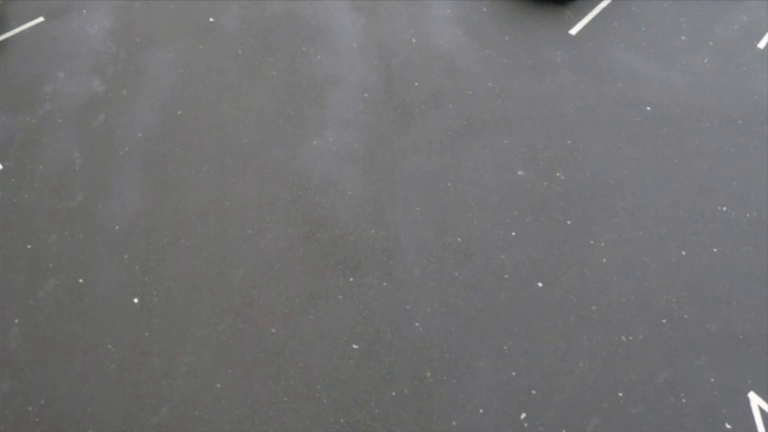
#> input picture frame 37 of Computer_Vision-Video-Motion-Tracking/Tracking_and_Transformers/Master_Traffic_Intelligence_System/traffic_video.mp4, 768 x 432 px, given in place of walking.mp4, which was not available
$ python 02_sparse_optical_flow.py
#> lines starting #> are read from the running program, lines starting #| are printed output that depends on the picture; pictures that were not available may be replaced by others from this repository, and a replacement may not be noted
"""
==========================================================================
TITLE: Lucas-Kanade Optical Flow (Motion Tracking)
GOAL: Detect and track specific points moving across video frames.
APPLICATIONS: Object tracking, Video stabilization, and Gesture recognition.
==========================================================================
"""

# STEP 1: IMPORT LIBRARIES
import cv2
import numpy as np

# -------------------------------------------------------------------------
# LOAD VIDEO SOURCE (WEBCAM OR FILE)
# - To use your LIVE WEBCAM: Set 'video_source = 0'
# - To use a VIDEO FILE: Set 'video_source = "path/to/your/video.mp4"'
# -------------------------------------------------------------------------
video_source = "../walking.mp4"
cap = cv2.VideoCapture(video_source)

# STEP 2: SET FEATURE DETECTION PARAMETERS (Shi-Tomasi Corner Detector)
# maxCorners: Max points to track, qualityLevel: Detection threshold,
# minDistance: Space between points, blockSize: Search area size.
feature_params = dict(maxCorners=100, qualityLevel=0.3, minDistance=10, blockSize=7)

# STEP 3: SET LUCAS-KANADE TRACKING PARAMETERS
# winSize: Search window size, maxLevel: Image pyramids (to catch fast motion),
# criteria: When to stop calculation (after 10 iterations or 0.03 accuracy).
lk_params = dict(winSize=(15, 15), maxLevel=2,
                 criteria=(cv2.TERM_CRITERIA_EPS | cv2.TERM_CRITERIA_COUNT, 10, 0.03))

# STEP 4: INITIALIZE TRACKING
# Capture the first frame and convert to grayscale
ret, old_frame = cap.read()
#> old_frame is the input picture: shape (432, 768, 3); mean B, G, R 114.8, 113.7, 114
old_gray = cv2.cvtColor(old_frame, cv2.COLOR_BGR2GRAY)

# Find the best initial points (corners) to track in the first frame
p0 = cv2.goodFeaturesToTrack(old_gray, mask=None, **feature_params)
#> p0 = [[135, 300], [751, 393], [570, 31], [759, 45], [42, 18], [540, 284], [523, 415], [728, 425], [211, 19], [760, 407]]

# Create a black "mask" image to draw the movement lines (trails)
mask = np.zeros_like(old_frame)

# STEP 5: START VIDEO PROCESSING LOOP
while True:
    ret, frame = cap.read()  # Read the current frame
    if not ret:
        break

    frame_gray = cv2.cvtColor(frame, cv2.COLOR_BGR2GRAY)  # Convert to gray

    # STEP 6: RE-DETECT POINTS IF LOST
    # If points go out of screen or drop below 10, find new points to track
    if p0 is None or len(p0) < 10:
        p0 = cv2.goodFeaturesToTrack(frame_gray, mask=None, **feature_params)
        mask = np.zeros_like(frame)  # Reset the drawing mask

    # STEP 7: CALCULATE OPTICAL FLOW
    if p0 is not None:
        # Calculate new positions (p1) of the points using Lucas-Kanade
        p1, st, err = cv2.calcOpticalFlowPyrLK(old_gray, frame_gray, p0, None, **lk_params)
#> p1 = [[135, 299.9], [751, 393], [570.1, 30.89], [759, 44.89], [41.98, 17.88], [540.1, 284], [523, 414.9], [728, 425], [211, 18.94], [760, 407]]; st = [1, 1, 1, 1, 1, 1, 1, 1, 1, 1]; err = [0.979, 1.46, 1.33, 1.3, 1.32, 1.1, 0.887, 1.16, 0.711, 1.15]

        # STEP 8: FILTER AND DRAW TRACKED POINTS
        if p1 is not None:
            # Select only points that were successfully tracked (status == 1)
            good_new = p1[st == 1]
#> good_new has the same summary as p1
            good_old = p0[st == 1]
#> good_old has the same summary as p0

            # Loop through points to draw lines and circles
            for i, (new, old) in enumerate(zip(good_new, good_old)):
                a, b = new.ravel()  # Current point coordinates (x, y)
                c, d = old.ravel()  # Previous point coordinates (x, y)

                # Draw a green line on the mask (the trail)
                mask = cv2.line(mask, (int(a), int(b)), (int(c), int(d)), (0, 255, 0), 2)

                # Draw a red dot on the current frame (the object)
                frame = cv2.circle(frame, (int(a), int(b)), 5, (0, 0, 255), -1)
#> this loop made 10 passes
#> (a, b, c, d) on passes 1 to 10: (135, 299.9, 135, 300), (751, 393, 751, 393), (570.1, 30.89, 570, 31), (759, 44.89, 759, 45), (41.98, 17.88, 42, 18), (540.1, 284, 540, 284), (523, 414.9, 523, 415), (728, 425, 728, 425), (211, 18.94, 211, 19), (760, 407, 760, 407)
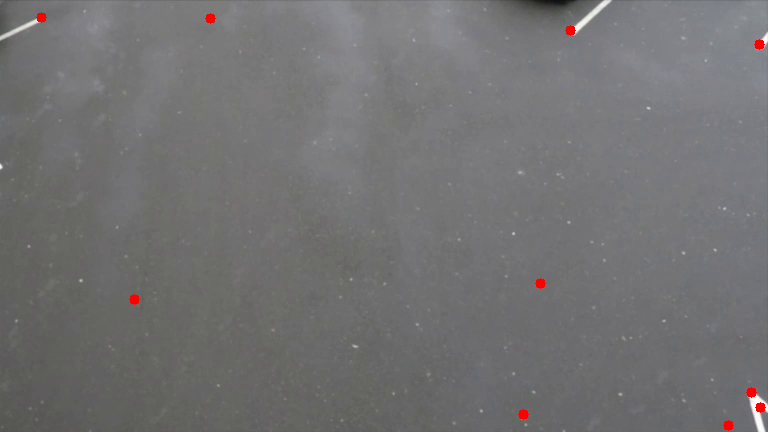
#> frame: shape (432, 768, 3); mean B, G, R 114.4, 113.3, 114.3
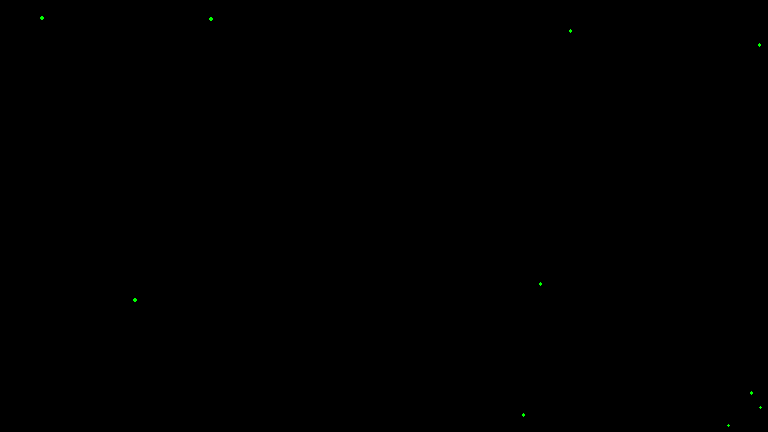
#> mask: shape (432, 768, 3); mean of channels 0, 1, 2 0, 0.1, 0; drawn as B, G, R

            # STEP 9: DISPLAY THE RESULT
            # Combine the frame with the tracking trails
            img = cv2.add(frame, mask)
            cv2.imshow('Lucas Kanade - Motion Tracker', img)

            # STEP 10: UPDATE PREVIOUS FRAME AND POINTS
            old_gray = frame_gray.copy()  # Current gray becomes previous gray
            p0 = good_new.reshape(-1, 1, 2)  # Current points become previous points
#> p0 has the same summary as p1

    # Display raw frame if no points are tracked
    else:
        cv2.imshow('Lucas Kanade - Motion Tracker', frame)

    # Press 'q' to exit the video
    if cv2.waitKey(30) & 0xFF == ord('q'):
#> (key q is pressed here)
        break

# STEP 11: CLEANUP
cap.release()
cv2.destroyAllWindows()

$ run again, starting later in the video
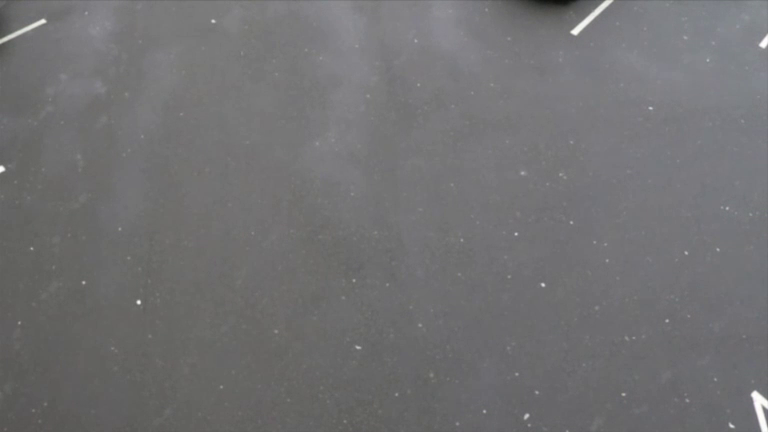
#> input picture frame 169 of Computer_Vision-Video-Motion-Tracking/Tracking_and_Transformers/Master_Traffic_Intelligence_System/traffic_video.mp4, 768 x 432 px, given in place of walking.mp4, which was not available
#> old_frame is the input picture: shape (432, 768, 3); mean B, G, R 114.4, 113.2, 113.6
#> `p0 = cv2.goodFeaturesToTrack(old_gray, mask=None, **feature_params)`: p0 = [[138, 302], [754, 393], [2, 168], [572, 31], [761, 44], [44, 21], [543, 284], [764, 407], [731, 425], [526, 416]]
#> p1 = [[138.3, 302.2], [754.1, 393.1], [2.19, 168.2], [572.2, 31.11], [761.1, 44.12], [44.22, 21.17], [543.2, 284.1], [764.1, 407.1], [731.1, 425], [526.3, 416]]; st = [1, 1, 1, 1, 1, 1, 1, 1, 1, 1]; err = [1.8, 1.07, 3.04, 1.46, 1.59, 1.51, 0.914, 2.55, 0.832, 1.23]
#> good_new has the same summary as p1
#> good_old has the same summary as p0
#> the loop `for i, (new, old) in enumerate(zip(good_new, good_old)):` made 10 passes
#> (a, b, c, d) on passes 1 to 8: (138.3, 302.2, 138, 302), (754.1, 393.1, 754, 393), (2.19, 168.2, 2, 168), (572.2, 31.11, 572, 31), (761.1, 44.12, 761, 44), (44.22, 21.17, 44, 21), (543.2, 284.1, 543, 284), (764.1, 407.1, 764, 407)
#> after the loop `for i, (new, old) in enumerate(zip(good_new, good_old)):`:
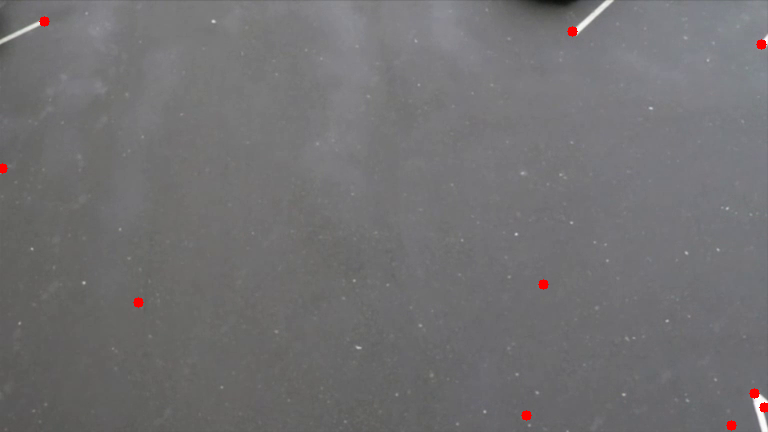
#> frame: shape (432, 768, 3); mean B, G, R 114.1, 112.9, 113.9
#> `p0 = good_new.reshape(-1, 1, 2)`: p0 has the same summary as p1

$ run again, starting later in the video
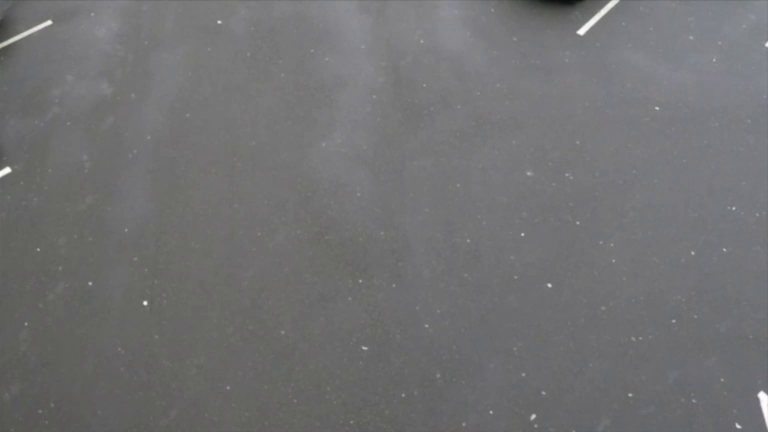
#> input picture frame 301 of Computer_Vision-Video-Motion-Tracking/Tracking_and_Transformers/Master_Traffic_Intelligence_System/traffic_video.mp4, 768 x 432 px, given in place of walking.mp4, which was not available
#> old_frame is the input picture: shape (432, 768, 3); mean B, G, R 114.4, 113.1, 113.4
#> `p0 = cv2.goodFeaturesToTrack(old_gray, mask=None, **feature_params)`: p0 = [[145, 303], [9, 169], [761, 394], [578, 32], [50, 21], [549, 285], [738, 425], [533, 416]]
#> `p0 = cv2.goodFeaturesToTrack(frame_gray, mask=None, **feature_params)`: p0 = [[145, 303], [9, 169], [761, 394], [578, 32], [50, 21], [738, 425], [549, 285], [533, 416]]
#> p1 = [[145, 303], [8.98, 169.3], [761, 394], [578.2, 32.22], [50.26, 21], [738.1, 425], [549, 285], [533, 416]]; st = [1, 1, 1, 1, 1, 1, 1, 1]; err = [0, 1.47, 0.135, 2.03, 0.658, 0.459, 0, 0]
#> good_new has the same summary as p1
#> good_old has the same summary as p0
#> the loop `for i, (new, old) in enumerate(zip(good_new, good_old)):` made 8 passes
#> (a, b, c, d) on passes 1 to 8: (145, 303, 145, 303), (8.98, 169.3, 9, 169), (761, 394, 761, 394), (578.2, 32.22, 578, 32), (50.26, 21, 50, 21), (738.1, 425, 738, 425), (549, 285, 549, 285), (533, 416, 533, 416)
#> after the loop `for i, (new, old) in enumerate(zip(good_new, good_old)):`:
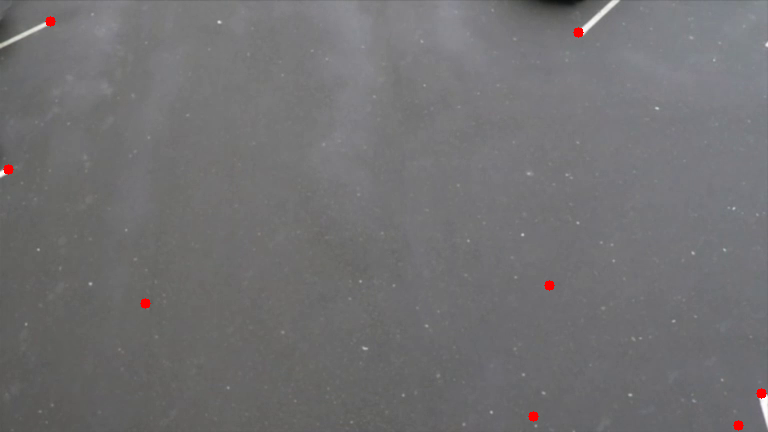
#> frame: shape (432, 768, 3); mean B, G, R 114.1, 112.8, 113.6
#> `p0 = good_new.reshape(-1, 1, 2)`: p0 has the same summary as p1
